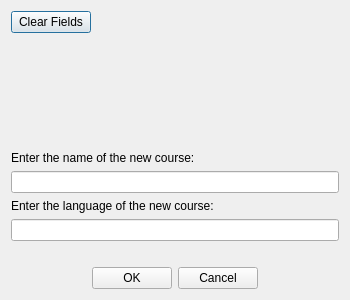
<?xml version="1.0" encoding="UTF-8"?>
<ui version="4.0">
 <class>Dialog</class>
 <widget class="QDialog" name="Dialog">
  <property name="geometry">
   <rect>
    <x>0</x>
    <y>0</y>
    <width>350</width>
    <height>300</height>
   </rect>
  </property>
  <property name="windowTitle">
   <string>New Course</string>
  </property>
  <layout class="QVBoxLayout" name="verticalLayout">
   <item>
    <layout class="QHBoxLayout" name="horizontalLayout">
     <item>
      <widget class="QPushButton" name="clear_fields_button">
       <property name="text">
        <string>Clear Fields</string>
       </property>
      </widget>
     </item>
     <item>
      <spacer name="horizontalSpacer">
       <property name="orientation">
        <enum>Qt::Horizontal</enum>
       </property>
       <property name="sizeHint" stdset="0">
        <size>
         <width>40</width>
         <height>20</height>
        </size>
       </property>
      </spacer>
     </item>
    </layout>
   </item>
   <item>
    <spacer name="verticalSpacer">
     <property name="orientation">
      <enum>Qt::Vertical</enum>
     </property>
     <property name="sizeHint" stdset="0">
      <size>
       <width>20</width>
       <height>82</height>
      </size>
     </property>
    </spacer>
   </item>
   <item>
    <widget class="QLabel" name="instruction_label_1">
     <property name="text">
      <string>Enter the name of the new course:</string>
     </property>
    </widget>
   </item>
   <item>
    <widget class="QLineEdit" name="name_entry">
     <property name="maxLength">
      <number>40</number>
     </property>
    </widget>
   </item>
   <item>
    <widget class="QLabel" name="instruction_label_2">
     <property name="sizePolicy">
      <sizepolicy hsizetype="Preferred" vsizetype="Preferred">
       <horstretch>0</horstretch>
       <verstretch>0</verstretch>
      </sizepolicy>
     </property>
     <property name="text">
      <string>Enter the language of the new course:</string>
     </property>
    </widget>
   </item>
   <item>
    <widget class="QLineEdit" name="language_entry">
     <property name="maxLength">
      <number>40</number>
     </property>
    </widget>
   </item>
   <item>
    <widget class="QLabel" name="new_course_message_label">
     <property name="text">
      <string/>
     </property>
     <property name="alignment">
      <set>Qt::AlignCenter</set>
     </property>
    </widget>
   </item>
   <item>
    <layout class="QHBoxLayout" name="horizontalLayout_2">
     <item>
      <spacer name="horizontalSpacer_2">
       <property name="orientation">
        <enum>Qt::Horizontal</enum>
       </property>
       <property name="sizeHint" stdset="0">
        <size>
         <width>40</width>
         <height>20</height>
        </size>
       </property>
      </spacer>
     </item>
     <item>
      <widget class="QPushButton" name="ok_button">
       <property name="text">
        <string>OK</string>
       </property>
      </widget>
     </item>
     <item>
      <widget class="QPushButton" name="cancel_button">
       <property name="text">
        <string>Cancel</string>
       </property>
      </widget>
     </item>
     <item>
      <spacer name="horizontalSpacer_3">
       <property name="orientation">
        <enum>Qt::Horizontal</enum>
       </property>
       <property name="sizeHint" stdset="0">
        <size>
         <width>40</width>
         <height>20</height>
        </size>
       </property>
      </spacer>
     </item>
    </layout>
   </item>
  </layout>
 </widget>
 <resources/>
 <connections/>
</ui>
